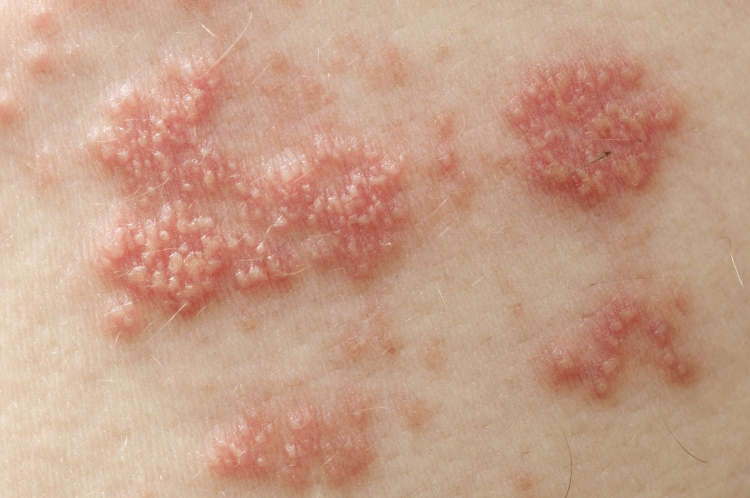
#> input picture ml/datasets/testing/inputs/image1.jpg, 1500 x 996 px (shown at 1/2 size)
$ python -i color_separation.py   (imports and definitions only)
#> lines starting #> are read from the running program, lines starting #| are printed output that depends on the picture; after the words box and inside, x2 and y2 are one past the last pixel; in counts of white or black regions, pixels touching at a corner belong together
#> further down, picture is the input picture: shape (996, 1500, 3); mean B, G, R 136.3, 158.3, 198.3
import cv2
import numpy as np
from skimage.filters.rank import entropy
from skimage.morphology import disk


# [187 lines left out: function separate_skin_background, not called in this run]


def normalize_skin_tone(img):
    h, w = img.shape[:2]
#> h = 996; w = 1500

    # Convert
    lab = cv2.cvtColor(img, cv2.COLOR_BGR2LAB)
#> lab: shape (996, 1500, 3); mean of channels 0, 1, 2 174.4, 139.9, 145.4
    L, A, B = cv2.split(lab)

    # Skin detection
    skin_mask = (
        (L > 20) & (L < 200) &
        (A > 100) & (A < 180) &
        (B > 90) & (B < 160)
    ).astype(np.uint8) * 255
#> skin_mask: shape (996, 1500); 86.8% white; 1781 black regions (1600 under 20 px), largest, box (x1, y1, x2, y2) and area: (0, 315, 432, 996) 151011, (68, 125, 323, 342) 13288, (0, 0, 128, 210) 12451

    # Morphological cleaning
    kernel = cv2.getStructuringElement(cv2.MORPH_ELLIPSE, (11, 11))
    skin_mask = cv2.morphologyEx(skin_mask, cv2.MORPH_CLOSE, kernel)
#> skin_mask: shape (996, 1500); 90% white; 16 black regions, largest, box (x1, y1, x2, y2) and area: (0, 361, 382, 996) 131786, (0, 0, 106, 120) 8316, (183, 157, 269, 223) 2668
    skin_mask = cv2.morphologyEx(skin_mask, cv2.MORPH_OPEN, kernel)
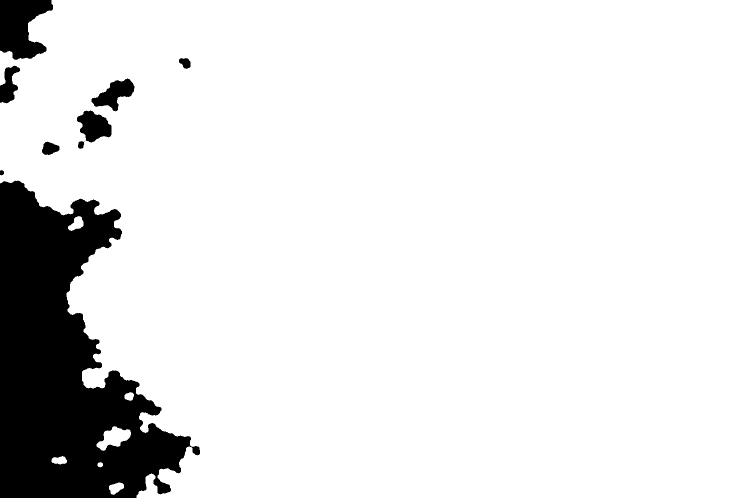
#> skin_mask: shape (996, 1500) (shown at 1/2 size); 89.6% white; 9 black regions, largest, box (x1, y1, x2, y2) and area: (0, 361, 400, 996) 138150, (0, 0, 106, 120) 8650, (154, 221, 223, 285) 2858

    # Calculate mean skin tone
    if np.sum(skin_mask > 0) > 100:
        mean_L = L[skin_mask > 0].mean()
#> mean_L = 170.2
        mean_A = A[skin_mask > 0].mean()
#> mean_A = 140.7
        mean_B = B[skin_mask > 0].mean()
#> mean_B = 145.8
    else:
        # Fallback if no skin detected
        mean_L = L.mean()
        mean_A = A.mean()
        mean_B = B.mean()

    # Normalize
    target_L = 135
    L_shift = target_L - mean_L
#> L_shift = -35.21
    L_normalized = np.clip(L.astype(np.float32) + L_shift, 0, 255).astype(np.uint8)

    lab_normalized = cv2.merge([L_normalized, A, B])
#> lab_normalized: shape (996, 1500, 3); mean of channels 0, 1, 2 138.4, 139.9, 145.4
    img_normalized = cv2.cvtColor(lab_normalized, cv2.COLOR_LAB2BGR)

    return img_normalized


def extract_baseline_redness(img):
    gray = cv2.cvtColor(img, cv2.COLOR_BGR2GRAY)
    h, w = gray.shape
#> h = 996; w = 1500

    # Find smooth regions
    ent = entropy(gray, disk(7))
    ent_normalized = (ent - ent.min()) / (ent.max() - ent.min() + 1e-6)
    smooth_mask = (ent_normalized < 0.3).astype(np.uint8) * 255
#> smooth_mask: shape (996, 1500); 0.46% white; 132 white regions (79 under 20 px), largest, box (x1, y1, x2, y2) and area: (1440, 686, 1500, 793) 1786, (1482, 495, 1500, 529) 336, (1430, 675, 1462, 698) 322

    # Convert to HSV
    hsv = cv2.cvtColor(img, cv2.COLOR_BGR2HSV)
#> hsv: shape (996, 1500, 3); mean H, S, V 11.3, 95.3, 159.3
    H, S, V = cv2.split(hsv)
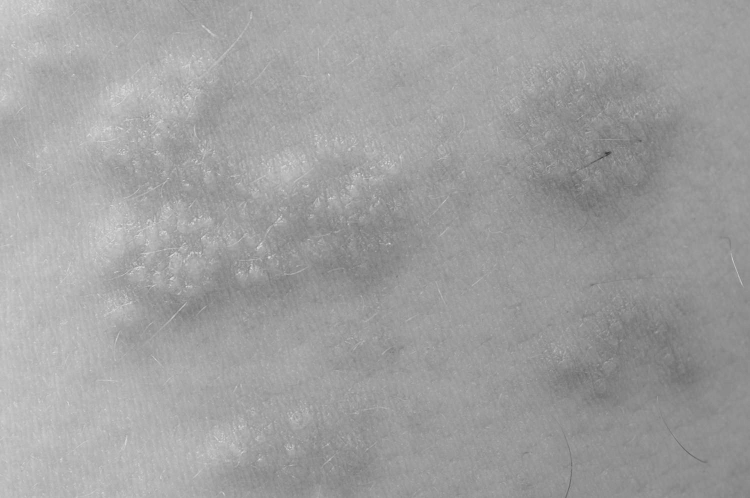
#> V: shape (996, 1500) (shown at 1/2 size); min 47, max 216, mean 159.3

    red_mask_1 = (H <= 15) | (H >= 165)
#> red_mask_1: shape (996, 1500) bool; 93.3% white; 1040 black regions (810 under 20 px), largest, box (x1, y1, x2, y2) and area: (1201, 768, 1500, 996) 26347, (42, 831, 208, 996) 11043, (207, 730, 338, 897) 7162
    red_mask_smooth = red_mask_1 & (smooth_mask > 0) & (S > 20)
#> red_mask_smooth: shape (996, 1500) bool; 0.35% white; 94 white regions (60 under 20 px), largest, box (x1, y1, x2, y2) and area: (1440, 686, 1500, 793) 1786, (1430, 675, 1462, 698) 322, (1478, 879, 1500, 920) 322

    kernel = cv2.getStructuringElement(cv2.MORPH_ELLIPSE, (15, 15))
    baseline_mask = cv2.dilate(red_mask_smooth.astype(np.uint8) * 255, kernel, iterations=2)
#> baseline_mask: shape (996, 1500); 3.9% white; 31 white regions

    contours, _ = cv2.findContours(baseline_mask, cv2.RETR_EXTERNAL, cv2.CHAIN_APPROX_SIMPLE)
#> contours = 31 contours; largest, box (x1, y1, x2, y2) and area: (1373, 610, 1500, 846) 15124, (1431, 399, 1500, 578) 6093, (1378, 103, 1447, 187) 3467, (1448, 843, 1500, 938) 2994, (1429, 251, 1500, 345) 2970
    large_region_mask = np.zeros_like(baseline_mask)
    for cnt in contours:
        area = cv2.contourArea(cnt)
        if area > 1000:  # Large smooth red regions
            cv2.drawContours(large_region_mask, [cnt], -1, 255, -1)
#> this loop made 31 passes
#> area on passes 1 to 12: 362.5, 664, 2333.5, 636, 763.5, 805.5, 350.5, 1643, 2994, 608, 338.5, 15124
#> large_region_mask: shape (996, 1500); 3.1% white; 14 white regions, largest, box (x1, y1, x2, y2) and area: (1373, 610, 1500, 846) 15472, (1431, 399, 1500, 578) 6358, (1378, 103, 1447, 187) 3601

    baseline_mask = cv2.bitwise_or(baseline_mask, large_region_mask)

    return baseline_mask


def isolate_acne_colors(img, baseline_mask):
    gray = cv2.cvtColor(img, cv2.COLOR_BGR2GRAY)
    h, w = gray.shape
#> h = 996; w = 1500

    # Convert to HSV and LAB
    hsv = cv2.cvtColor(img, cv2.COLOR_BGR2HSV)
    lab = cv2.cvtColor(img, cv2.COLOR_BGR2LAB)
#> lab: shape (996, 1500, 3); mean of channels 0, 1, 2 138.4, 139.9, 145.4

    H, S, V = cv2.split(hsv)
    L, A, B = cv2.split(lab)
    red_mask_hsv = (
        ((H <= 8) | (H >= 172)) &
        (S > 80) &
        (V > 50) & (V < 220)
    )
#> red_mask_hsv: shape (996, 1500) bool; 18.4% white; 1148 white regions (1009 under 20 px), largest, box (x1, y1, x2, y2) and area: (196, 117, 828, 672) 154114, (1010, 99, 1361, 434) 67450, (1098, 583, 1345, 799) 19579

    smooth_regions = (entropy(gray, disk(5)) < 2.5)
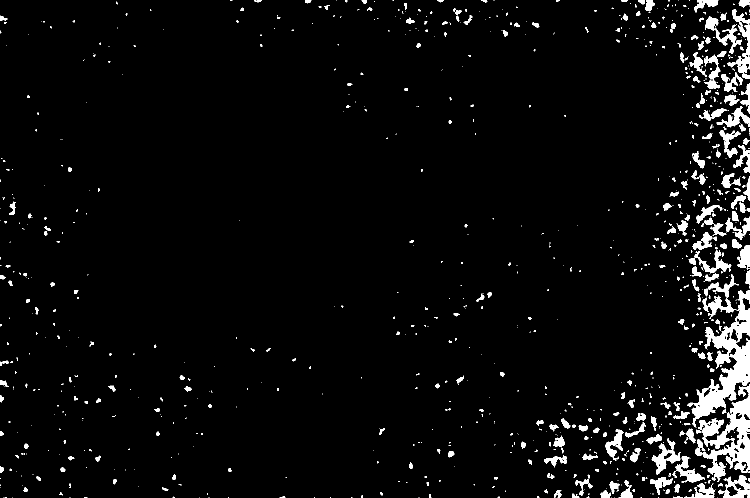
#> smooth_regions: shape (996, 1500) bool (shown at 1/2 size); 4.4% white; 984 white regions (686 under 20 px), largest, box (x1, y1, x2, y2) and area: (1375, 580, 1500, 855) 10533, (1390, 768, 1500, 964) 8072, (1454, 18, 1500, 158) 1905
    if np.sum(smooth_regions) > 100:
        baseline_A = A[smooth_regions].mean()
#> baseline_A = 134.8
    else:
        baseline_A = 128

    inflamed_mask_lab = (
        (A > baseline_A + 20) &
        (L > 60) & (L < 180)
    )
#> inflamed_mask_lab: shape (996, 1500) bool; 5.5% white; 257 white regions (143 under 20 px), largest, box (x1, y1, x2, y2) and area: (631, 351, 806, 544) 11492, (1024, 137, 1270, 279) 10883, (312, 155, 438, 416) 6646

    acne_color_mask = red_mask_hsv & inflamed_mask_lab

    acne_color_mask = acne_color_mask & (baseline_mask == 0)

    ent = entropy(gray, disk(5))
    textured = ent > 2.8
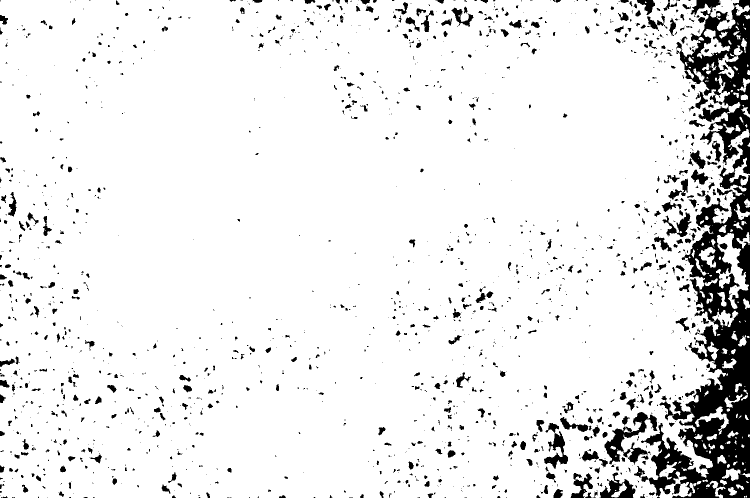
#> textured: shape (996, 1500) bool (shown at 1/2 size); 91.4% white; 1685 black regions (1144 under 20 px), largest, box (x1, y1, x2, y2) and area: (1268, 0, 1500, 996) 75814, (1209, 824, 1315, 929) 2832, (1088, 846, 1136, 937) 1691
    acne_color_mask = acne_color_mask & textured
#> acne_color_mask: shape (996, 1500) bool; 5.5% white; 257 white regions (144 under 20 px)

    contours, _ = cv2.findContours(acne_color_mask.astype(np.uint8) * 255,
                                     cv2.RETR_EXTERNAL, cv2.CHAIN_APPROX_SIMPLE)
#> contours = 257 contours, 163 with area under 20; largest, box (x1, y1, x2, y2) and area: (631, 351, 806, 544) 12282, (1024, 137, 1270, 279) 11026, (312, 155, 438, 416) 6907, (1163, 223, 1350, 320) 5690, (361, 481, 495, 634) 5498
    filtered_mask = np.zeros(acne_color_mask.shape, dtype=np.uint8)
    for cnt in contours:
        area = cv2.contourArea(cnt)
        if 20 < area < 5000:
            cv2.drawContours(filtered_mask, [cnt], -1, 255, -1)
#> this loop made 257 passes
#> area on passes 3, 8, 9: 42.5, 20.5, 29
#> filtered_mask: shape (996, 1500); 2.4% white; 86 white regions, largest, box (x1, y1, x2, y2) and area: (559, 357, 640, 464) 4000, (234, 533, 388, 626) 3467, (292, 440, 361, 566) 2716

    acne_color_mask = (filtered_mask > 0)

    redness_intensity = np.clip(A.astype(np.float32) - baseline_A, 0, 255)
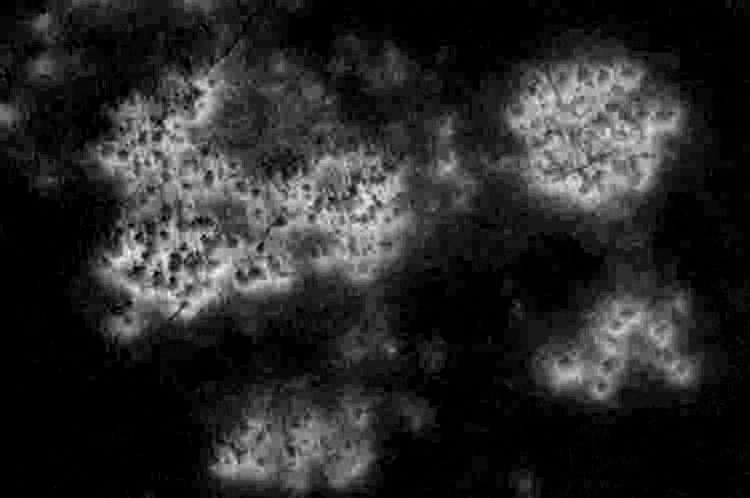
#> redness_intensity: shape (996, 1500) float32 (shown at 1/2 size); min 0, max 34.25, mean 5.5; drawn with min black and max white
    texture_intensity = np.clip((ent - 2.0) * 50, 0, 255).astype(np.float32)
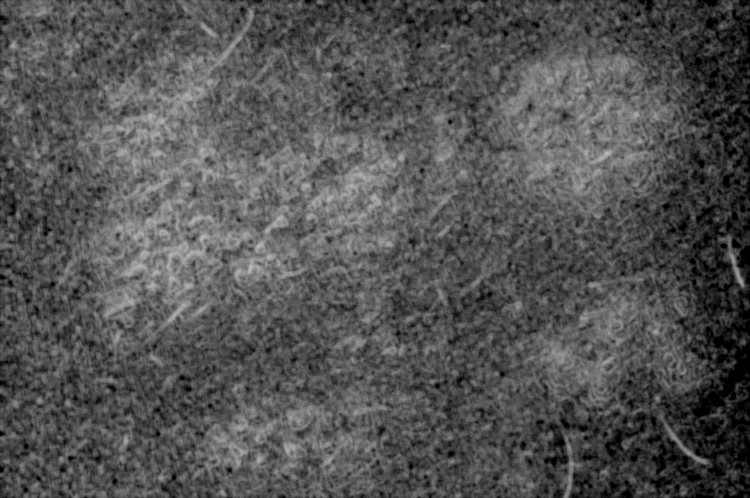
#> texture_intensity: shape (996, 1500) float32 (shown at 1/2 size); min 0, max 193.1, mean 83.7

    acne_intensity = (0.7 * redness_intensity + 0.3 * texture_intensity).astype(np.uint8)
    acne_intensity[~acne_color_mask] = 0
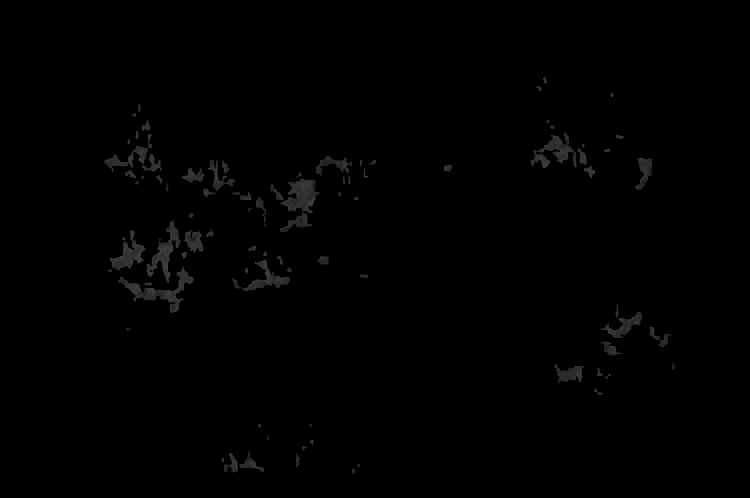
#> acne_intensity: shape (996, 1500) (shown at 1/2 size); min 0, max 68, mean 1.1

    # Morphological cleaning
    kernel_small = cv2.getStructuringElement(cv2.MORPH_ELLIPSE, (3, 3))
#> kernel_small = [[0, 1, 0], [1, 1, 1], [0, 1, 0]]
    acne_intensity = cv2.morphologyEx(acne_intensity, cv2.MORPH_OPEN, kernel_small)

    return acne_intensity


def separate_colors(img):
    img_normalized = normalize_skin_tone(img)

    baseline_mask = extract_baseline_redness(img_normalized)

    acne_channel = isolate_acne_colors(img_normalized, baseline_mask)

    skin_tone = cv2.cvtColor(img_normalized, cv2.COLOR_BGR2GRAY)

    return skin_tone, baseline_mask, acne_channel


# [18 lines left out: function visualize_separation, not called in this run]

>>> import cv2
>>> picture = cv2.imread('../../ml/datasets/testing/inputs/image1.jpg')
>>> result = separate_colors(picture)
